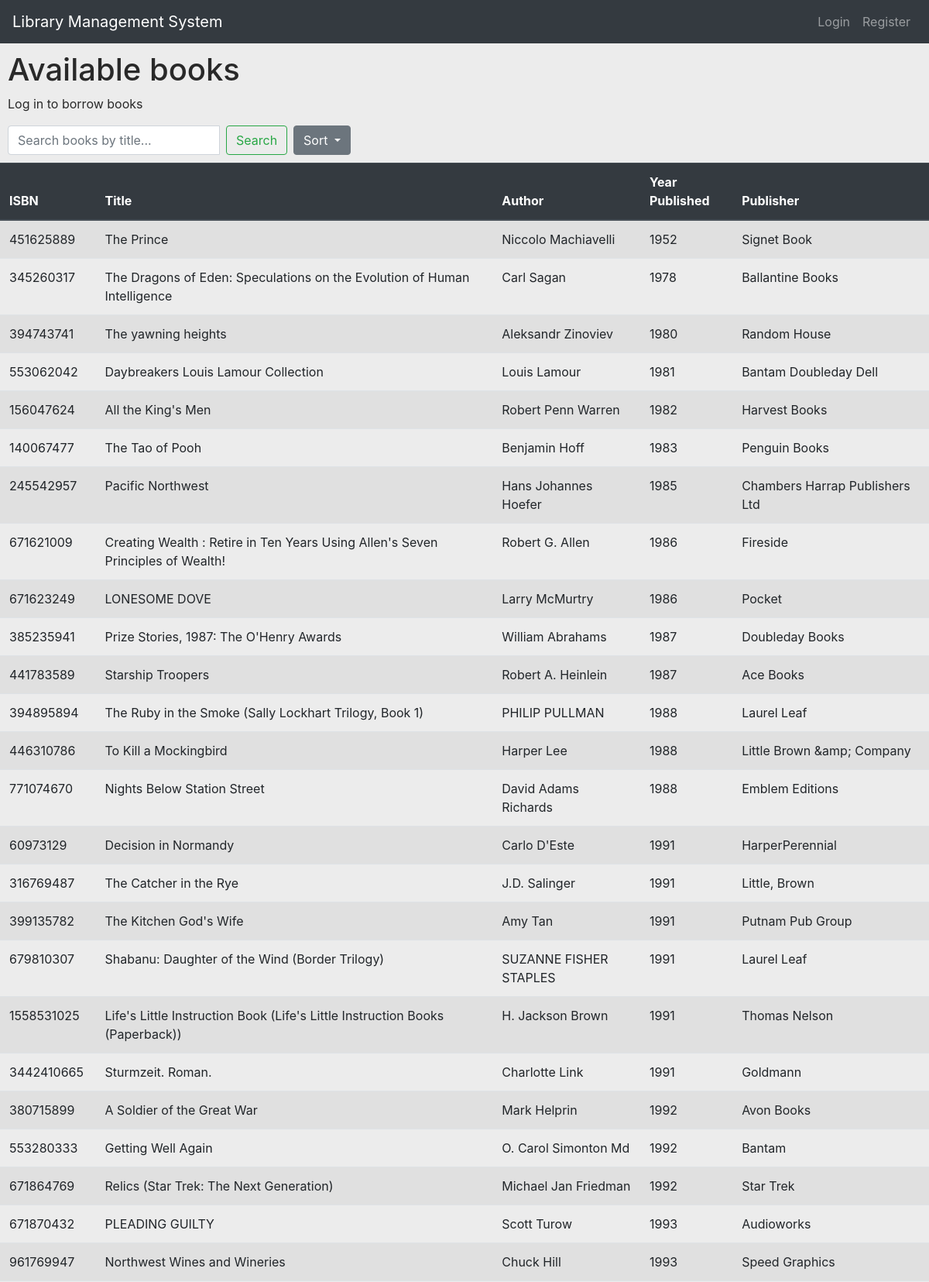
Screenshot of /home?sort=year_oldest (upper part) with the database file from the repository.
### library/models.py (models this page shows)
class Book(db.Model):
    isbn = db.Column(db.Integer, primary_key=True)
    title = db.Column(db.String(256), nullable=False)
    author = db.Column(db.String(256), nullable=False)
    year_published = db.Column(db.Integer, nullable=False)
    publisher = db.Column(db.String(256))
    ratings = db.relationship('Rating', backref='book', lazy='dynamic')
    borrowed = db.relationship('Borrowed', backref='book', lazy='dynamic')

### library/routes.py (the view)
@app.route('/')
@app.route('/home')
def home():
    search_query = request.args.get('search_query')
    sort_option = request.args.get('sort')
    if search_query and search_query.lower() != "all":
        books_query = Book.query.filter(Book.title.ilike(f'%{search_query}%'))
        flash("Search results for book title: '{}'".format(search_query), 'success')
    else:
        books_query = Book.query
    if sort_option == 'title_az':
        books_query = books_query.order_by(asc(Book.title))
    elif sort_option == 'title_za':
        books_query = books_query.order_by(desc(Book.title))
    elif sort_option == 'year_oldest':
        books_query = books_query.order_by(asc(Book.year_published))
    elif sort_option == 'year_newest':
        books_query = books_query.order_by(desc(Book.year_published))
    borrowed = exists().where(Book.isbn == Borrowed.isbn)
    books_query = books_query.filter(~borrowed)
    books = books_query.all()
    return render_template('home.html', books=books, search_query=search_query)

### library/templates/home.html (shortened to what this page needs)
{% extends 'base.html' %}
{% block content %}
    <h1 class="title" style="margin-left: 10px; margin-top: 10px;">Available books</h1>
    {% if not current_user.is_authenticated %}
    <p style="margin-left: 10px">Log in to borrow books</p>
    {% endif %}
    <form class="form-inline" action="{{ url_for('home') }}" method="get">
        <div class="input-group" style="margin-left: 10px">
            <input type="text" class="form-control mr-sm-2" name="search_query" placeholder="Search books by title...">
            <button class="btn btn-outline-success my-2 my-sm-0" type="submit">Search</button>
        </div>
        {% if books %}
        <div class="btn-group ml-2">
            <button class="btn btn-secondary dropdown-toggle" type="button" data-toggle="dropdown" aria-haspopup="true" aria-expanded="false">
                Sort
            </button>
        </div>
        {% endif %}
    </form>
    <table class="table table-striped" style="margin-top: 10px">
        <thead class="thead-dark">
            <tr>
                <th>ISBN</th>
                <th>Title</th>
                <th>Author</th>
                <th>Year Published</th>
                <th>Publisher</th>
            </tr>
        </thead>
        <tbody>
        {% for book in books %}
            <tr class="book">
                <td>{{ book.isbn }}</td>
                <td>{{ book.title }}</td>
                <td>{{ book.author }}</td>
                <td>{{ book.year_published }}</td>
                <td>{{ book.publisher }}</td>
            </tr>
        {% endfor %}
        </tbody>
    </table>
{% endblock %}

### library/templates/base.html (style rules this page uses)
body { background-color: #ECECEC; color: #292929 }

### rows the page displays
Book: isbn "451625889", title "The Prince", author "Niccolo Machiavelli", year_published "1952", publisher "Signet Book"
Book: isbn "345260317", title "The Dragons of Eden: Speculations on the Evolution of Human Intelligence", author "Carl Sagan", year_published "1978", publisher "Ballantine Books"
Book: isbn "394743741", title "The yawning heights", author "Aleksandr Zinoviev", year_published "1980", publisher "Random House"
Book: isbn "553062042", title "Daybreakers Louis Lamour Collection", author "Louis Lamour", year_published "1981", publisher "Bantam Doubleday Dell"
Book: isbn "156047624", title "All the King's Men", author "Robert Penn Warren", year_published "1982", publisher "Harvest Books"
Book: isbn "140067477", title "The Tao of Pooh", author "Benjamin Hoff", year_published "1983", publisher "Penguin Books"
Book: isbn "245542957", title "Pacific Northwest", author "Hans Johannes Hoefer", year_published "1985", publisher "Chambers Harrap Publishers Ltd"
Book: isbn "671621009", title "Creating Wealth : Retire in Ten Years Using Allen's Seven Principles of Wealth!", author "Robert G. Allen", year_published "1986", publisher "Fireside"
Book: isbn "671623249", title "LONESOME DOVE", author "Larry McMurtry", year_published "1986", publisher "Pocket"
Book: isbn "385235941", title "Prize Stories, 1987: The O'Henry Awards", author "William Abrahams", year_published "1987", publisher "Doubleday Books"
Book: isbn "441783589", title "Starship Troopers", author "Robert A. Heinlein", year_published "1987", publisher "Ace Books"
Book: isbn "394895894", title "The Ruby in the Smoke (Sally Lockhart Trilogy, Book 1)", author "PHILIP PULLMAN", year_published "1988", publisher "Laurel Leaf"
Book: isbn "446310786", title "To Kill a Mockingbird", author "Harper Lee", year_published "1988", publisher "Little Brown &amp; Company"
Book: isbn "771074670", title "Nights Below Station Street", author "David Adams Richards", year_published "1988", publisher "Emblem Editions"
Book: isbn "60973129", title "Decision in Normandy", author "Carlo D'Este", year_published "1991", publisher "HarperPerennial"
Book: isbn "316769487", title "The Catcher in the Rye", author "J.D. Salinger", year_published "1991", publisher "Little, Brown"
Book: isbn "399135782", title "The Kitchen God's Wife", author "Amy Tan", year_published "1991", publisher "Putnam Pub Group"
Book: isbn "679810307", title "Shabanu: Daughter of the Wind (Border Trilogy)", author "SUZANNE FISHER STAPLES", year_published "1991", publisher "Laurel Leaf"
Book: isbn "1558531025", title "Life's Little Instruction Book (Life's Little Instruction Books (Paperback))", author "H. Jackson Brown", year_published "1991", publisher "Thomas Nelson"
Book: isbn "3442410665", title "Sturmzeit. Roman.", author "Charlotte Link", year_published "1991", publisher "Goldmann"
Book: isbn "380715899", title "A Soldier of the Great War", author "Mark Helprin", year_published "1992", publisher "Avon Books"
Book: isbn "553280333", title "Getting Well Again", author "O. Carol Simonton Md", year_published "1992", publisher "Bantam"
Book: isbn "671864769", title "Relics (Star Trek: The Next Generation)", author "Michael Jan Friedman", year_published "1992", publisher "Star Trek"
Book: isbn "671870432", title "PLEADING GUILTY", author "Scott Turow", year_published "1993", publisher "Audioworks"
Book: isbn "961769947", title "Northwest Wines and Wineries", author "Chuck Hill", year_published "1993", publisher "Speed Graphics"
